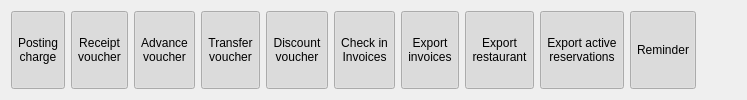
    <widget class="QWidget" name="w3" native="true">
     <layout class="QHBoxLayout" name="horizontalLayout_4">
      <item>
       <widget class="EToolbarButton" name="btnPostCharge">
        <property name="minimumSize">
         <size>
          <width>0</width>
          <height>0</height>
         </size>
        </property>
        <property name="maximumSize">
         <size>
          <width>5555</width>
          <height>5555</height>
         </size>
        </property>
        <property name="focusPolicy">
         <enum>Qt::NoFocus</enum>
        </property>
        <property name="text">
         <string>Posting
charge</string>
        </property>
        <property name="icon">
         <iconset resource="res.qrc">
          <normaloff>:/images/charge.png</normaloff>:/images/charge.png</iconset>
        </property>
        <property name="iconSize">
         <size>
          <width>32</width>
          <height>32</height>
         </size>
        </property>
        <property name="checkable">
         <bool>true</bool>
        </property>
        <property name="checked">
         <bool>true</bool>
        </property>
        <property name="toolButtonStyle">
         <enum>Qt::ToolButtonTextUnderIcon</enum>
        </property>
        <property name="autoRaise">
         <bool>true</bool>
        </property>
        <property name="arrowType">
         <enum>Qt::NoArrow</enum>
        </property>
        <property name="Tag" stdset="0">
         <string/>
        </property>
       </widget>
      </item>
      <item>
       <widget class="EToolbarButton" name="btnReceipt">
        <property name="minimumSize">
         <size>
          <width>0</width>
          <height>0</height>
         </size>
        </property>
        <property name="maximumSize">
         <size>
          <width>5555</width>
          <height>5555</height>
         </size>
        </property>
        <property name="focusPolicy">
         <enum>Qt::NoFocus</enum>
        </property>
        <property name="text">
         <string>Receipt
voucher</string>
        </property>
        <property name="icon">
         <iconset resource="res.qrc">
          <normaloff>:/images/credit-card.png</normaloff>:/images/credit-card.png</iconset>
        </property>
        <property name="iconSize">
         <size>
          <width>32</width>
          <height>32</height>
         </size>
        </property>
        <property name="checkable">
         <bool>true</bool>
        </property>
        <property name="checked">
         <bool>true</bool>
        </property>
        <property name="toolButtonStyle">
         <enum>Qt::ToolButtonTextUnderIcon</enum>
        </property>
        <property name="autoRaise">
         <bool>true</bool>
        </property>
        <property name="Tag" stdset="0">
         <string/>
        </property>
       </widget>
      </item>
      <item>
       <widget class="EToolbarButton" name="btnAdvance">
        <property name="minimumSize">
         <size>
          <width>0</width>
          <height>0</height>
         </size>
        </property>
        <property name="maximumSize">
         <size>
          <width>5555</width>
          <height>5555</height>
         </size>
        </property>
        <property name="focusPolicy">
         <enum>Qt::NoFocus</enum>
        </property>
        <property name="text">
         <string>Advance
voucher</string>
        </property>
        <property name="icon">
         <iconset resource="res.qrc">
          <normaloff>:/images/advance.png</normaloff>:/images/advance.png</iconset>
        </property>
        <property name="iconSize">
         <size>
          <width>32</width>
          <height>32</height>
         </size>
        </property>
        <property name="checkable">
         <bool>true</bool>
        </property>
        <property name="checked">
         <bool>true</bool>
        </property>
        <property name="toolButtonStyle">
         <enum>Qt::ToolButtonTextUnderIcon</enum>
        </property>
        <property name="autoRaise">
         <bool>true</bool>
        </property>
        <property name="Tag" stdset="0">
         <string/>
        </property>
       </widget>
      </item>
      <item>
       <widget class="EToolbarButton" name="btnTransfer">
        <property name="minimumSize">
         <size>
          <width>0</width>
          <height>0</height>
         </size>
        </property>
        <property name="maximumSize">
         <size>
          <width>5555</width>
          <height>5555</height>
         </size>
        </property>
        <property name="focusPolicy">
         <enum>Qt::NoFocus</enum>
        </property>
        <property name="text">
         <string>Transfer
voucher</string>
        </property>
        <property name="icon">
         <iconset resource="res.qrc">
          <normaloff>:/images/goto.png</normaloff>:/images/goto.png</iconset>
        </property>
        <property name="iconSize">
         <size>
          <width>32</width>
          <height>32</height>
         </size>
        </property>
        <property name="checkable">
         <bool>true</bool>
        </property>
        <property name="checked">
         <bool>true</bool>
        </property>
        <property name="toolButtonStyle">
         <enum>Qt::ToolButtonTextUnderIcon</enum>
        </property>
        <property name="autoRaise">
         <bool>true</bool>
        </property>
        <property name="Tag" stdset="0">
         <string/>
        </property>
       </widget>
      </item>
      <item>
       <widget class="EToolbarButton" name="btnDiscount">
        <property name="minimumSize">
         <size>
          <width>0</width>
          <height>0</height>
         </size>
        </property>
        <property name="maximumSize">
         <size>
          <width>5555</width>
          <height>5555</height>
         </size>
        </property>
        <property name="focusPolicy">
         <enum>Qt::NoFocus</enum>
        </property>
        <property name="text">
         <string>Discount
voucher</string>
        </property>
        <property name="icon">
         <iconset resource="res.qrc">
          <normaloff>:/images/discount.png</normaloff>:/images/discount.png</iconset>
        </property>
        <property name="iconSize">
         <size>
          <width>32</width>
          <height>32</height>
         </size>
        </property>
        <property name="checkable">
         <bool>true</bool>
        </property>
        <property name="checked">
         <bool>true</bool>
        </property>
        <property name="toolButtonStyle">
         <enum>Qt::ToolButtonTextUnderIcon</enum>
        </property>
        <property name="autoRaise">
         <bool>true</bool>
        </property>
        <property name="Tag" stdset="0">
         <string/>
        </property>
       </widget>
      </item>
      <item>
       <widget class="EToolbarButton" name="btnOnlineInvoice">
        <property name="minimumSize">
         <size>
          <width>0</width>
          <height>0</height>
         </size>
        </property>
        <property name="maximumSize">
         <size>
          <width>5555</width>
          <height>5555</height>
         </size>
        </property>
        <property name="focusPolicy">
         <enum>Qt::NoFocus</enum>
        </property>
        <property name="text">
         <string>Check in
Invoices</string>
        </property>
        <property name="icon">
         <iconset resource="res.qrc">
          <normaloff>:/images/invoice.png</normaloff>:/images/invoice.png</iconset>
        </property>
        <property name="iconSize">
         <size>
          <width>32</width>
          <height>32</height>
         </size>
        </property>
        <property name="checkable">
         <bool>true</bool>
        </property>
        <property name="checked">
         <bool>true</bool>
        </property>
        <property name="toolButtonStyle">
         <enum>Qt::ToolButtonTextUnderIcon</enum>
        </property>
        <property name="autoRaise">
         <bool>true</bool>
        </property>
        <property name="Tag" stdset="0">
         <string/>
        </property>
       </widget>
      </item>
      <item>
       <widget class="EToolbarButton" name="btnExportInvoices">
        <property name="minimumSize">
         <size>
          <width>0</width>
          <height>0</height>
         </size>
        </property>
        <property name="maximumSize">
         <size>
          <width>5555</width>
          <height>5555</height>
         </size>
        </property>
        <property name="focusPolicy">
         <enum>Qt::NoFocus</enum>
        </property>
        <property name="text">
         <string>Export
invoices</string>
        </property>
        <property name="icon">
         <iconset resource="res.qrc">
          <normaloff>:/images/database.png</normaloff>:/images/database.png</iconset>
        </property>
        <property name="iconSize">
         <size>
          <width>32</width>
          <height>32</height>
         </size>
        </property>
        <property name="checkable">
         <bool>true</bool>
        </property>
        <property name="checked">
         <bool>true</bool>
        </property>
        <property name="toolButtonStyle">
         <enum>Qt::ToolButtonTextUnderIcon</enum>
        </property>
        <property name="autoRaise">
         <bool>true</bool>
        </property>
        <property name="Tag" stdset="0">
         <string/>
        </property>
       </widget>
      </item>
      <item>
       <widget class="EToolbarButton" name="btnExportRestaurant">
        <property name="minimumSize">
         <size>
          <width>0</width>
          <height>0</height>
         </size>
        </property>
        <property name="maximumSize">
         <size>
          <width>5555</width>
          <height>5555</height>
         </size>
        </property>
        <property name="focusPolicy">
         <enum>Qt::NoFocus</enum>
        </property>
        <property name="text">
         <string>Export
restaurant</string>
        </property>
        <property name="icon">
         <iconset resource="res.qrc">
          <normaloff>:/images/database.png</normaloff>:/images/database.png</iconset>
        </property>
        <property name="iconSize">
         <size>
          <width>32</width>
          <height>32</height>
         </size>
        </property>
        <property name="checkable">
         <bool>true</bool>
        </property>
        <property name="checked">
         <bool>true</bool>
        </property>
        <property name="toolButtonStyle">
         <enum>Qt::ToolButtonTextUnderIcon</enum>
        </property>
        <property name="autoRaise">
         <bool>true</bool>
        </property>
        <property name="Tag" stdset="0">
         <string/>
        </property>
       </widget>
      </item>
      <item>
       <widget class="EToolbarButton" name="btnExportActiveReservation">
        <property name="minimumSize">
         <size>
          <width>0</width>
          <height>0</height>
         </size>
        </property>
        <property name="maximumSize">
         <size>
          <width>5555</width>
          <height>5555</height>
         </size>
        </property>
        <property name="focusPolicy">
         <enum>Qt::NoFocus</enum>
        </property>
        <property name="text">
         <string>Export active
reservations</string>
        </property>
        <property name="icon">
         <iconset resource="res.qrc">
          <normaloff>:/images/database.png</normaloff>:/images/database.png</iconset>
        </property>
        <property name="iconSize">
         <size>
          <width>32</width>
          <height>32</height>
         </size>
        </property>
        <property name="checkable">
         <bool>true</bool>
        </property>
        <property name="checked">
         <bool>true</bool>
        </property>
        <property name="toolButtonStyle">
         <enum>Qt::ToolButtonTextUnderIcon</enum>
        </property>
        <property name="autoRaise">
         <bool>true</bool>
        </property>
        <property name="Tag" stdset="0">
         <string/>
        </property>
       </widget>
      </item>
      <item>
       <widget class="EToolbarButton" name="btnNotes">
        <property name="minimumSize">
         <size>
          <width>0</width>
          <height>0</height>
         </size>
        </property>
        <property name="maximumSize">
         <size>
          <width>555</width>
          <height>555</height>
         </size>
        </property>
        <property name="focusPolicy">
         <enum>Qt::NoFocus</enum>
        </property>
        <property name="text">
         <string>Reminder</string>
        </property>
        <property name="icon">
         <iconset resource="res.qrc">
          <normaloff>:/images/notepad.png</normaloff>:/images/notepad.png</iconset>
        </property>
        <property name="iconSize">
         <size>
          <width>32</width>
          <height>32</height>
         </size>
        </property>
        <property name="checkable">
         <bool>true</bool>
        </property>
        <property name="checked">
         <bool>true</bool>
        </property>
        <property name="toolButtonStyle">
         <enum>Qt::ToolButtonTextUnderIcon</enum>
        </property>
        <property name="autoRaise">
         <bool>true</bool>
        </property>
        <property name="Tag" stdset="0">
         <string/>
        </property>
       </widget>
      </item>
      <item>
       <spacer name="horizontalSpacer_3">
        <property name="orientation">
         <enum>Qt::Horizontal</enum>
        </property>
        <property name="sizeHint" stdset="0">
         <size>
          <width>40</width>
          <height>20</height>
         </size>
        </property>
       </spacer>
      </item>
     </layout>
    </widget>
